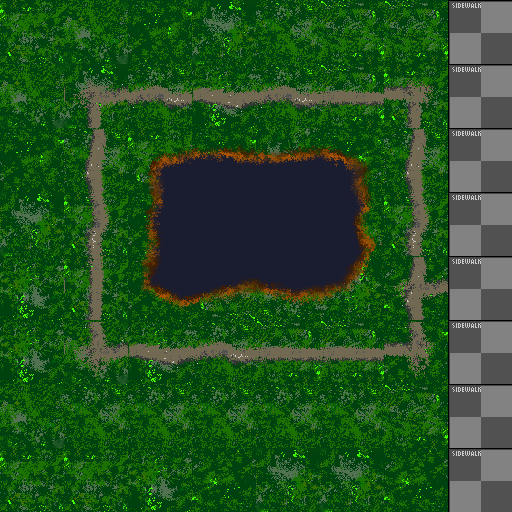

A 2D game scene composited from a Tiled map and its tileset images. What follows is a short description and the map's XML, with every tile layer's data as written:
An orthogonal 8x8 tile map with 64x64 px tiles, 1 tile layer (Tile Layer 1), 2 tilesets.

<map version="1.0" tiledversion="1.1.2" orientation="orthogonal" renderorder="right-down" width="8" height="8" tilewidth="64" tileheight="64" infinite="0" nextobjectid="1">
 <tileset firstgid="1" source="Park.tsx" />
 <tileset firstgid="65" source="WorldTiles.tsx" />
 <layer name="Tile Layer 1" width="8" height="8">
  <data encoding="csv">
10,11,9,12,2,3,3,66,
11,8,46,45,46,47,6,66,
9,48,41,42,43,44,48,66,
12,56,49,50,51,52,56,66,
1,64,57,58,59,60,16,66,
1,7,45,46,47,47,5,66,
11,2,2,2,2,2,3,66,
10,10,1,4,12,12,4,66
</data>
 </layer>
</map>
